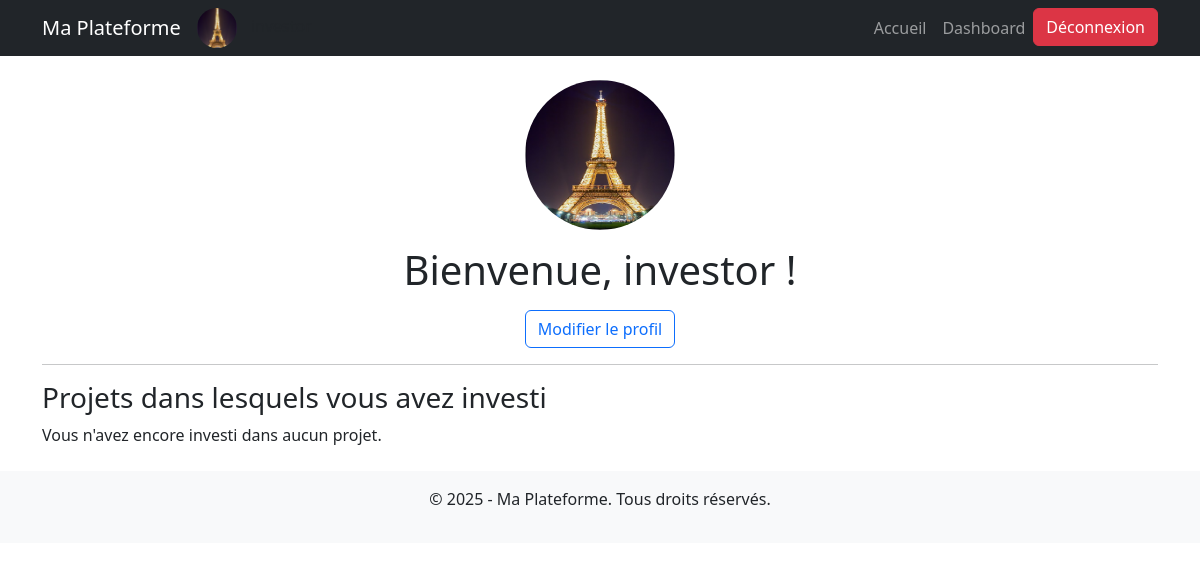
Page /intveestor/dashboard/ (signed in) on the committed database.
### core/models.py (models this page shows, shortened)
class User(AbstractUser):
    ROLE_CHOICES = [
        ('entrepreneur', 'Entrepreneur'),
        ('investisseur', 'Investisseur'),
    ]
    role = models.CharField(max_length=20, choices=ROLE_CHOICES, blank=True, null=True)
    profile_picture = models.ImageField(upload_to='profile_pictures/', blank=True, null=True)
    phone_number = models.CharField(max_length=15, unique=True, blank=True, null=True)
    email = models.EmailField(unique=True)
    kyc_validated = models.BooleanField(default=False)  # Validation KYC
    kyc_document = models.ImageField(upload_to='kyc_documents/', blank=True, null=True)  # Upload de la carte d'identité
    REQUIRED_FIELDS = ['email']  # Supprimé 'role' et 'phone_number' pour les superutilisateurs
    def is_entrepreneur(self):
        return self.role == "entrepreneur"
    def is_investisseur(self):
        return self.role == "investisseur"

### core/views.py (the view)
    def wrapper(request, *args, **kwargs):
        if not request.user.kyc_validated:
            return redirect("kyc_pending")
        return view_func(request, *args, **kwargs)

### core/views.py (called while the page is built)
def kyc_required(view_func):
    def wrapper(request, *args, **kwargs):
        if not request.user.kyc_validated:
            return redirect("kyc_pending")
        return view_func(request, *args, **kwargs)
    return wrapper

@login_required
@kyc_required
def investor_dashboard(request):
    investments = Investment.objects.filter(investor=request.user)
    return render(request, "investor_dashboard.html", {"investments": investments})

### core/templates/investor_dashboard.html (shortened to what this page needs)
{% extends "base.html" %}
{% block content %}
<div class="container text-center">
    {% if user.profile_picture %}
    <img src="{{ user.profile_picture.url }}" alt="Photo de profil" class="rounded-circle" width="150" height="150">
    {% else %}
    <img src="/media/images/Default-Profile-Picture-Download-PNG-Image.png" alt="Photo de profil par défaut" class="rounded-circle" width="150" height="150">
    {% endif %}
    <h1 class="mt-3">Bienvenue, {{ user.username }} !</h1>
    <a href="{% url 'update_profile' %}" class="btn btn-outline-primary mt-2">Modifier le profil</a>
</div>
<hr>
<h3>Projets dans lesquels vous avez investi</h3>
<div class="project-list">
    {% for investment in investments %}
        <div class="project-card">
            <h4>{{ investment.project.name }}</h4>
            {% if investment.project.image %}
            <img src="{{ investment.project.image.url }}" class="card-img-top" alt="Image du projet">
            {% endif %}
            <p><strong>Montant investi :</strong> {{ investment.amount }} FCFA</p>
            <a href="{% url 'project_detail' investment.project.id %}" class="btn btn-info">Voir</a>
        </div>
        <hr>
    {% empty %}
        <p>Vous n'avez encore investi dans aucun projet.</p>
    {% endfor %}
</div>
{% endblock %}

### core/templates/base.html (shortened to what this page needs)
<!DOCTYPE html>
<html lang="fr">
<head>
    <link rel="stylesheet" href="https://cdn.jsdelivr.net/npm/bootstrap@5.3.0/dist/css/bootstrap.min.css">
</head>
<body>
    <nav class="navbar navbar-expand-lg navbar-dark bg-dark">
        <div class="container">
            <a class="navbar-brand" href="{% url 'home' %}">Ma Plateforme</a>
            {% if user.is_authenticated %}
            <div class="navbar-profile">
                {% if user.profile_picture %}
                <img src="{{ user.profile_picture.url }}" alt="Profil" class="navbar-avatar">
                {% else %}
                <img src="/media/images/Default-Profile-Picture-Download-PNG-Image.png" alt="Profil" class="navbar-avatar">
                {% endif %}
                <span>{{ user.username }}</span>
            </div>
            {% endif %}
            <div class="collapse navbar-collapse" id="navbarNav">
                <ul class="navbar-nav ms-auto">
                    <li class="nav-item">
                        <a class="nav-link" href="{% url 'home' %}">Accueil</a>
                    </li>
                    <li class="nav-item">
                        {% if user.is_entrepreneur %}
                            <a class="nav-link" href="{% url 'entrepreneur_dashboard' %}">Dashboard</a>
                        {% elif user.is_investisseur %}
                            <a class="nav-link" href="{% url 'investor_dashboard' %}">Dashboard</a>
                        {% else %}
                            <a class="nav-link" href="{% url 'admin:index' %}">Admin</a>
                        {% endif %}
                    </li>
                    <li>
                        <form action="{% url 'logout' %}" method="post">
                            <button type="submit" class="btn btn-danger">Déconnexion</button>
                        </form>
                    </li>
                </ul>
            </div>
        </div>
    </nav>
    <div class="container mt-4">
        {% block content %}{% endblock %}
    </div>
    <footer class="text-center mt-4 py-3 bg-light">
        <p>&copy; 2025 - Ma Plateforme. Tous droits réservés.</p>
    </footer>
</body>
</html>

### core/templates/base.html (style rules this page uses)
.navbar-avatar { width: 40px; height: 40px; border-radius: 50%; object-fit: cover; margin-right: 10px; }

### rows in the picture
User: profile_picture (picture), username "investor"
